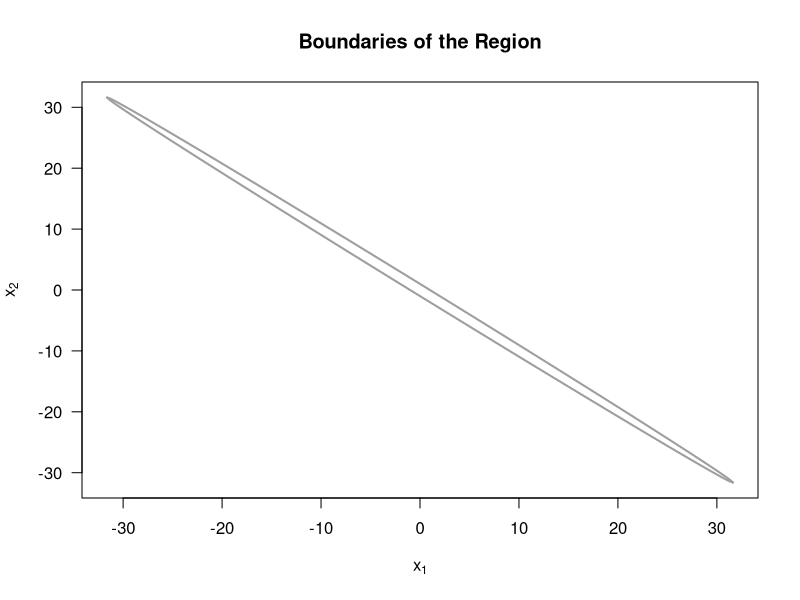
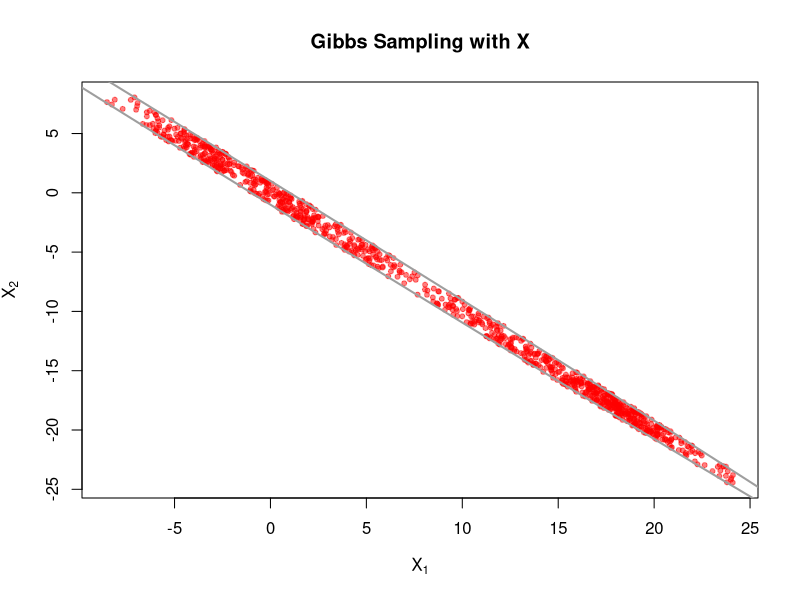
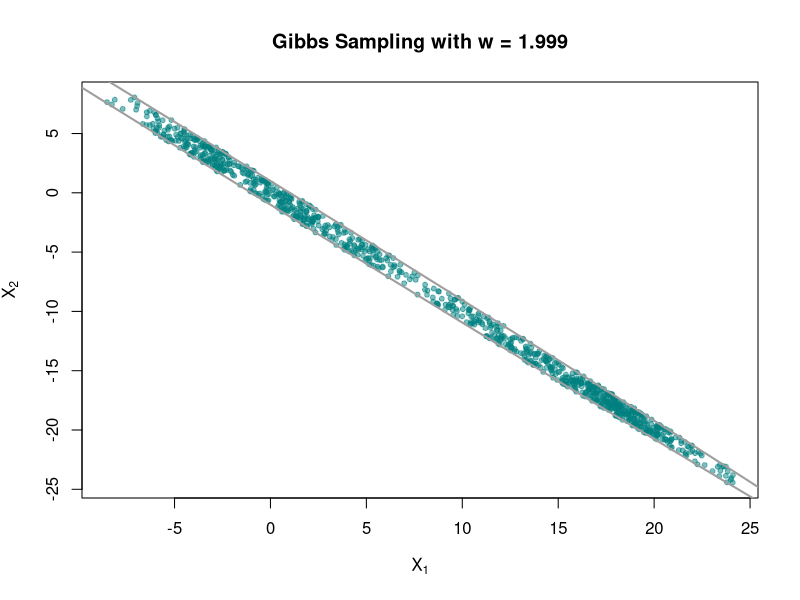
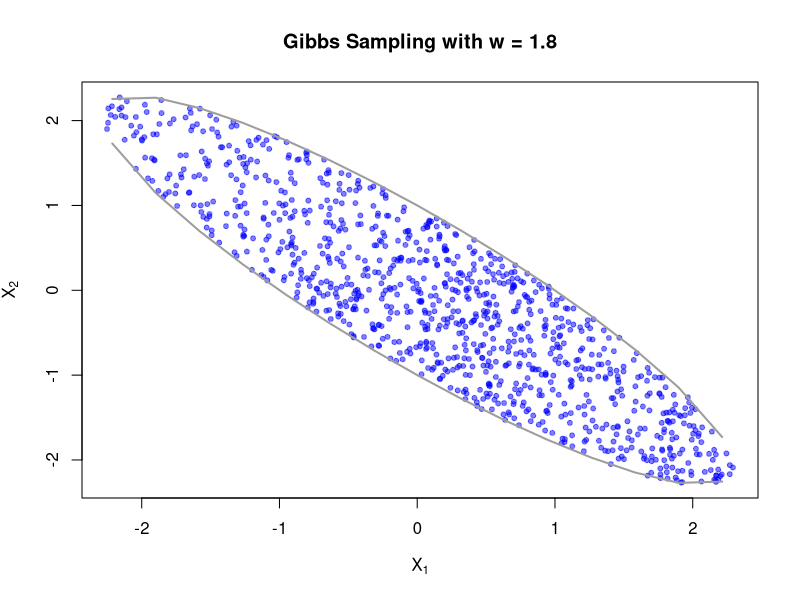
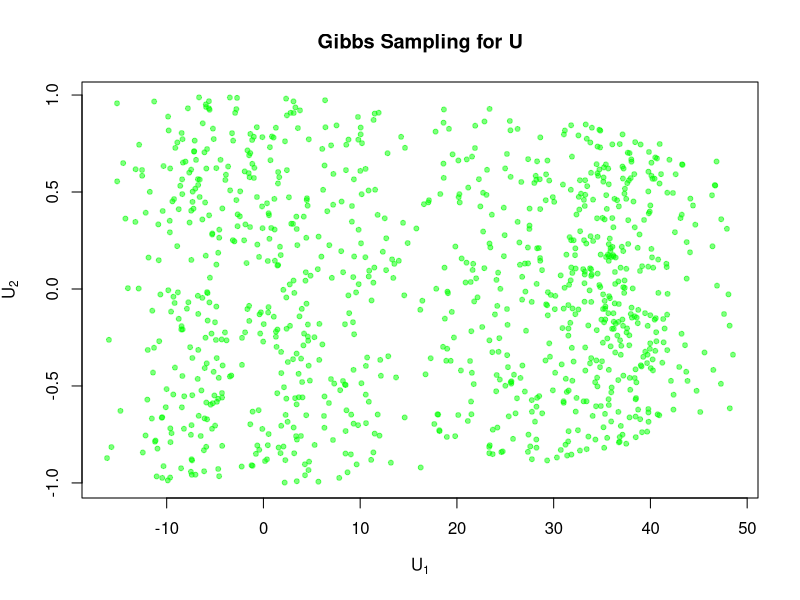

These figures' R source, in order:
# Question 2: Gibbs Sampling
# Part A
w  <- 1.999

# a range of x1-values
xv <- seq(-1, 1, by=0.01) * 1/sqrt(1-w^2/4)

# plot
plot(xv, xv, type="n", xlab=expression(x[1]), ylab=expression(x[2]), 
     las=1, main = "Boundaries of the Region")

# ellipse
lines(xv, -(w/2)*xv-sqrt(1-(1-w^2/4)*xv^2), lwd=2, col=8)
lines(xv, -(w/2)*xv+sqrt(1-(1-w^2/4)*xv^2), lwd=2, col=8)

# Part B
# Conditional distribution of X1 given X2 = x2
# The range of X1 is:
#   
#   $$
#   X_1^2 + w X_1 x_2 + x_2^2 < 1\
# $$
#   
#   Conditional distribution of X1 given X2 = x1
# The range of X2 is:
#   
#   $$
#   x_1^2 + w x_1 X_2 + X_2^2 < 1\
# $$

# Part C
# Gibbs sampling function
gibbs_sampling <- function(n, w) {
  X1 <- 0
  X2 <- 0
  samples <- matrix(0, nrow = n, ncol = 2)
  for (i in 1:n) {
    X1_range <- sqrt(1 - X2^2 + (w^2 * X2^2) / 4)
    X1 <- runif(1, -X1_range - (w * X2 / 2), X1_range - (w * X2 / 2))
    X2_range <- sqrt(1 - X1^2 + (w^2 * X1^2) / 4)
    X2 <- runif(1, -X2_range - (w * X1 / 2), X2_range - (w * X1 / 2))
    samples[i, ] <- c(X1, X2)
  }
  return(samples)
}

set.seed(123)
n <- 1000
w <- 1.999
samples <- gibbs_sampling(n, w)

# Plot
plot(samples[, 1], samples[, 2], pch = 20, col = rgb(1, 0, 0, 0.5), 
     xlab = expression(X[1]), ylab = expression(X[2]), 
     main = "Gibbs Sampling with X")
lines(xv, -(w / 2) * xv - sqrt(1 - (1 - w^2 / 4) * xv^2), lwd = 2, col = 8)
lines(xv, -(w / 2) * xv + sqrt(1 - (1 - w^2 / 4) * xv^2), lwd = 2, col = 8)

# P(X1 > 0)
p_X1 <- mean(samples[, 1] > 0)
cat("Estimated P(X1 > 0) is:", p_X1, "\n")

# Part D
set.seed(123)
n <- 1000

# w = 1.999
w <- 1.999
samples <- gibbs_sampling(n, w)

# Plot
plot(samples[, 1], samples[, 2], pch = 20, col = rgb(0, 0.5, 0.5, 0.5), 
     xlab = expression(X[1]), ylab = expression(X[2]), 
     main = "Gibbs Sampling with w = 1.999")
lines(xv, -(w / 2) * xv - sqrt(1 - (1 - w^2 / 4) * xv^2), lwd = 2, col = 8)
lines(xv, -(w / 2) * xv + sqrt(1 - (1 - w^2 / 4) * xv^2), lwd = 2, col = 8)

# w = 1.8
w <- 1.8
samples_w <- gibbs_sampling(n, w)

# Plot
plot(samples_w[, 1], samples_w[, 2], pch = 20, col = rgb(0, 0, 1, 0.5), 
     xlab = expression(X[1]), ylab = expression(X[2]), 
     main = "Gibbs Sampling with w = 1.8")
lines(xv, -(w / 2) * xv - sqrt(1 - (1 - w^2 / 4) * xv^2), lwd = 2, col = 8)
lines(xv, -(w / 2) * xv + sqrt(1 - (1 - w^2 / 4) * xv^2), lwd = 2, col = 8)

# For w = 1.999, the elliptical region becomes highly elongated, resulting in a strong correlation between X1 and X2₂. As a consequence, the Gibbs sampler experiences slow mixing, as it takes longer to explore the entire region due to the narrow conditional distributions. Additionally, the sampler exhibits high autocorrelation, meaning successive samples are highly dependent, which reduces the effective sample size. In contrast, when w = 1.8, the region is less elongated, allowing the sampler to mix more efficiently and explore the distribution more effectively.

# Part E 
U_transform <- function(X) {
  U1 <- X[, 1] - X[, 2]
  U2 <- X[, 1] + X[, 2]
  return(cbind(U1, U2))
}

# Transform the samples
U_samples <- U_transform(samples)

# Plot the transformed samples
plot(U_samples[, 1], U_samples[, 2], pch = 20, col = rgb(0, 1, 0, 0.5), 
     xlab = expression(U[1]), ylab = expression(U[2]), 
     main = "Gibbs Sampling for U")

# Estimate P(X1 > 0) = P((U2 + U1)/2 > 0)
p_X1_transformed <- mean((U_samples[, 2] + U_samples[, 1]) / 2 > 0)
cat("Estimated P(X1 > 0) = P((U2 + U1)/2 > 0) is:", p_X1_transformed, "\n")

# Comparison:
# 
# The two estimates, 0.755 and 0.59, are quite different. When w = 1.999,the elliptical region becomes highly elongated, resulting in a strong correlation between X1 and X2. This strong correlation leads to slow mixing in the Gibbs sampler, meaning the chain takes longer to explore the entire region. Consequently, the sampler may get "stuck" in certain areas, causing biased estimates. The high correlation between  X1 and X2 results in the sampler underestimating or overestimating certain probabilities, such as P(X1>0).
# Transforming the variables to U = (U1,U2) =(X1 - X2 ,X1 + X2) changes the geometry of the region. The transformed region is less elongated, and the variables U1 and U2 are less correlated. This improved geometry enhances the mixing of the Gibbs sampler, allowing it to explore the region more efficiently. As a result, the estimate of P(X1>0) from the transformed Gibbs sampling is likely more accurate.
# The estimate from the transformed Gibbs sampling (0.59) is more reliable because the sampler mixes better and explores the region more thoroughly. In contrast, the estimate from the original Gibbs sampling (0.755) is likely biased due to the slow mixing caused by the high correlation between X1 and X2.
# Since the distribution of X is uniform over the elliptical region, the true value of P(X1>0) should be 0.5. This is because the region is symmetric about X1 = 0 when w = 1.999. The transformed Gibbs sampling estimate (0.59) is closer to the true value (0.5) compared to the original Gibbs sampling estimate (0.755).